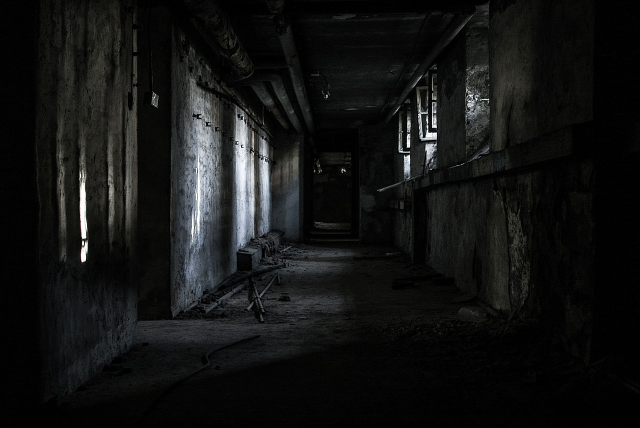
#> input picture foto-escura.jpg, 1280 x 856 px (shown at 1/2 size)
$ python 'Equalização de Imagem Colorida.py'
#> lines starting #> are read from the running program, lines starting #| are printed output that depends on the picture
import cv2 as cv
import numpy as np
from matplotlib import pyplot as plt

# 1. Carrega a imagem original
img_color = cv.imread('foto-escura.jpg')
#> img_color is the input picture: shape (856, 1280, 3); mean B, G, R 19.3, 19.9, 19.1

# Verificação de segurança: se a imagem não abrir, o código para aqui
if img_color is None:
    print("Erro ao carregar a imagem. Verifique o nome do arquivo!")
else:
    # 2. Converte de BGR para YUV
    # Y = Luminância (Brilho)
    # U e V = Crominância (Cores)
    yuv = cv.cvtColor(img_color, cv.COLOR_BGR2YUV)
#> yuv: shape (856, 1280, 3); mean of channels 0, 1, 2 19.6, 127.9, 127.5

    # 3. Aplica a equalização APENAS no canal Y (índice 0)
    yuv[:, :, 0] = cv.equalizeHist(yuv[:, :, 0])
#> yuv: shape (856, 1280, 3); mean of channels 0, 1, 2 125.3, 127.9, 127.5

    # 4. Converte de volta para BGR para que o OpenCV entenda como imagem colorida
    img_output_bgr = cv.cvtColor(yuv, cv.COLOR_YUV2BGR)
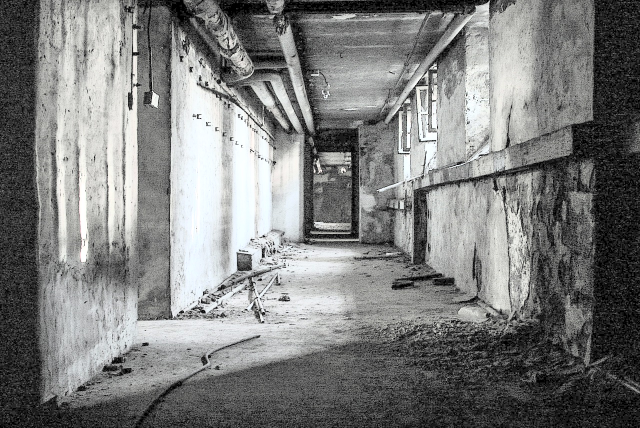
#> img_output_bgr: shape (856, 1280, 3) (shown at 1/2 size); mean B, G, R 124.9, 125.6, 124.8

    # 5. Prepara as imagens para exibição no Matplotlib (BGR -> RGB)
    img_original_rgb = cv.cvtColor(img_color, cv.COLOR_BGR2RGB)
    img_final_rgb = cv.cvtColor(img_output_bgr, cv.COLOR_BGR2RGB)

    # 6. Visualização com Subplots
    fig = plt.figure(figsize=(10, 5))

    # Imagem Original
    ax1 = fig.add_subplot(221)
    ax1.imshow(img_original_rgb)
    ax1.set_title("Original")
    ax1.axis('off')

    # Imagem Equalizada
    ax2 = fig.add_subplot(222)
    ax2.imshow(img_final_rgb)
    ax2.set_title("Equalizada (Espaço de Cores YUV)")
    ax2.axis('off')

    # Histograma Original (Canais RGB)
    ax3 = fig.add_subplot(223)
    cores = ('red', 'green', 'blue')
    for i, col in enumerate(cores):
        hist = cv.calcHist([img_original_rgb], [i], None, [256], [0, 256])
        ax3.plot(hist, color=col)
    ax3.set_title("Histograma Original")

    # Histograma Final (Canais RGB)
    ax4 = fig.add_subplot(224)
    for i, col in enumerate(cores):
        hist = cv.calcHist([img_final_rgb], [i], None, [256], [0, 256])
        ax4.plot(hist, color=col)
    ax4.set_title("Histograma Equalizado")

    plt.tight_layout() # Ajusta o espaçamento automaticamente
    plt.show()
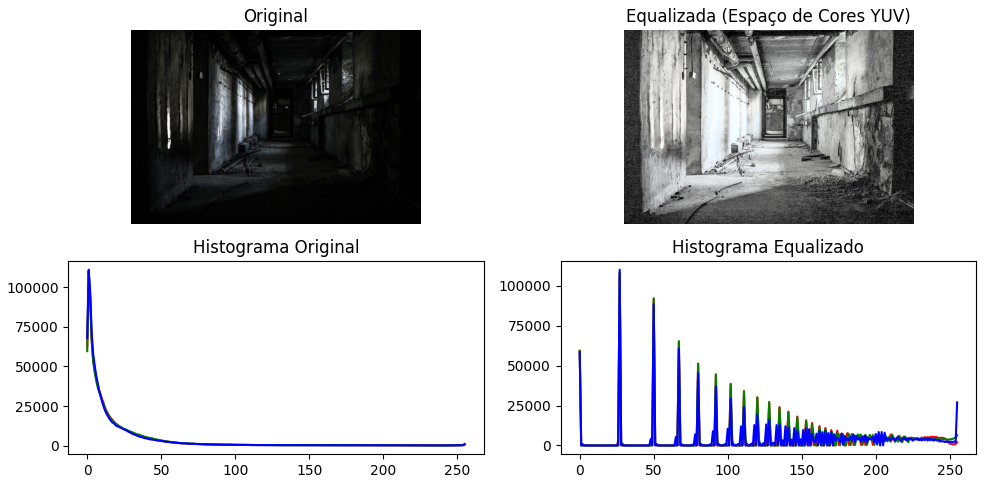
#> figure drawn by matplotlib, 4 panels; panel 3: curve peaks at x = 1, y = 109665; panel 3: curve peaks at x = 1, y = 109856; panel 3: curve peaks at x = 1, y = 111062; panel 4: curve peaks at x = 27, y = 107860
